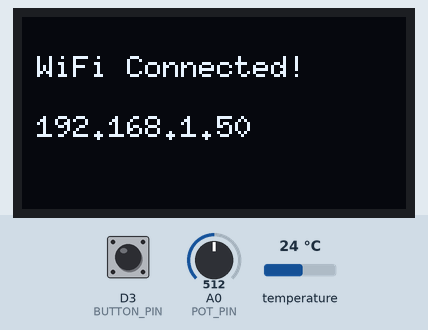
This program was run on a simulated ESP8266 (NodeMCU). On the bench: 128×64 one-colour display. The inputs (shaded band) are chosen by the test bench; at power-on: D3 (BUTTON_PIN) HIGH, A0 (POT_PIN) = 512, temperature 24 °C. WiFi joins after 1.5 s; servers stay silent unless stated; not simulated (calls return 0 or success): secrets.h; what the program prints to the serial monitor is not drawn.

Above: at 2.5 s.
5.8 s: D3 (BUTTON_PIN) pulled LOW for 0.15 s
At 6.4 s:
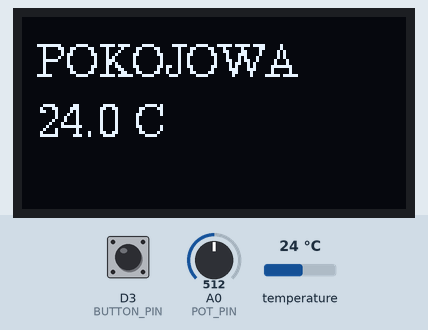
7.4 s: D3 (BUTTON_PIN) pulled LOW for 1 s
At 8.2 s:
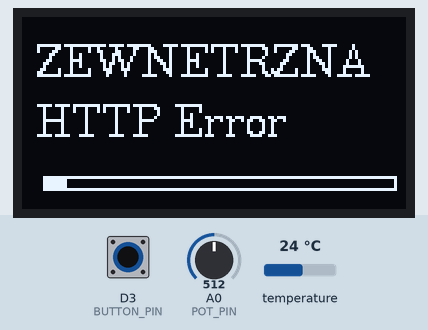
9.9 s: D3 (BUTTON_PIN) pulled LOW for 3.2 s
At 11.1 s:
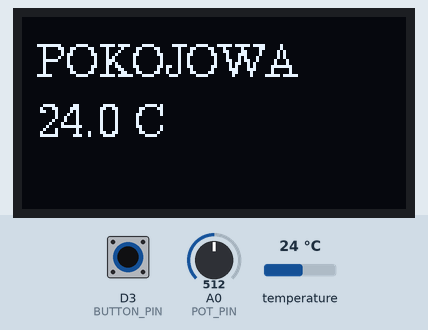
Timing chart, 0 to 12.9 s (numbered marks = the images above; inputs shaded):
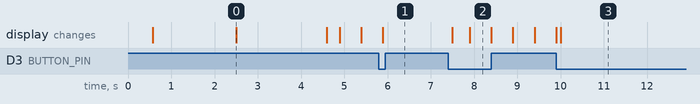

Measured:
- after the input at 5.8 s, the display: changes after 0.09 s (image 1)
- after the input at 7.4 s, the display: first changes after 0.09 s (image 2 shows a later state)
- after the input at 9.9 s, the display: first differs from a run without the input after 0.10 s (image 3)
- what the display in image 0 shows lasts 2.1 s, from 2.5 s to 4.6 s

The program:

main.cpp
```cpp
#include <Arduino.h>
#include <ESP8266WiFi.h>
#include <ESP8266HTTPClient.h>
#include <WiFiClientSecure.h>
#include <ArduinoJson.h>
#include <U8g2lib.h>
#include <Wire.h>
#include <OneWire.h>
#include <DallasTemperature.h>
#include "secrets.h"

const unsigned long REFRESH_INTERVAL      = 60000; // 60 seconds
const unsigned long RENDER_INTERVAL       = 100;   // 100ms UI update
const unsigned long SENSOR_READ_INTERVAL  = 60000;

const int BUTTON_PIN    = D3;     // GPIO0
const int POT_PIN       = A0;     // Analog Input
const int ONE_WIRE_BUS  = D4;

OneWire oneWire(ONE_WIRE_BUS);
DallasTemperature sensors(&oneWire);

int currentScreen       = 0;
const int TOTAL_SCREENS = 2; // Screen 0: Weather, Screen 1: BTC

const char* pythonDashboardUrl = "http://192.168.1.61:5000/api/reading";

// Button Debounce
unsigned long lastDebounceTime      = 0;
const unsigned long DEBOUNCE_DELAY  = 50;

int lastButtonState   = HIGH;
int buttonState       = HIGH;

unsigned long lastApiTime     = 0;
unsigned long lastRenderTime  = 0;
unsigned long lastSensorTime  = 0;

// --- State Variables ---
String temperatureDisplay = "Fetching...";
String weatherDisplay = "Fetching...";

float currentIndoorTemp = -127.0;
float currentOutdoorTemp = -999.0;
float currentDeltaT = 0.0;
float currentWind = 0.0;

// Explicit hardware I2C pins for NodeMCU: SDA = D2 (GPIO4), SCL = D1 (GPIO5)
U8G2_SSD1306_128X64_NONAME_F_HW_I2C u8g2(U8G2_R0, U8X8_PIN_NONE, SCL, SDA);

WiFiClient client;
HTTPClient http;

WiFiClientSecure sslClient;

void updateDeltaT() {
  if (currentIndoorTemp != -127.0 && currentOutdoorTemp != -999.0) {
    currentDeltaT = abs(currentIndoorTemp - currentOutdoorTemp);
  }
}

void showStatus(const char* line1, const char* line2 = "") {
  u8g2.clearBuffer();
  u8g2.setFont(u8g2_font_6x10_tf);
  u8g2.drawStr(5, 20, line1);
  u8g2.drawStr(5, 40, line2);
  u8g2.sendBuffer();
}

void fetchWeather() {
  digitalWrite(LED_BUILTIN, LOW);
  if (WiFi.status() != WL_CONNECTED) {
    digitalWrite(LED_BUILTIN, HIGH);
    return;
  }
  HTTPClient http;

  Serial.println("Fetching weather data...");

  if (http.begin(sslClient, apiURL)) {
    http.setTimeout(5000); // 5 sec timeout to avoid blocking execution

    int httpCode = http.GET();
    if (httpCode > 0) {
      String payload = http.getString();
      JsonDocument doc;
      DeserializationError error = deserializeJson(doc, payload);

      if (!error) {
        float temperature = doc["current"]["temperature_2m"] | currentOutdoorTemp;
        float wind = doc["current"]["wind_speed_10m"] | 0.0f;
        currentWind = wind;

        if (currentOutdoorTemp == -999.0 || abs(temperature - currentOutdoorTemp) < 10) {
          currentOutdoorTemp = temperature;
          updateDeltaT();
        } else {
          temperature = currentOutdoorTemp; // send last reading
        }

        const char* tempUnit = doc["hourly_units"]["temperature_2m"] | "°C";
        const char* windUnit = doc["hourly_units"]["wind_speed_10m"] | "km/h";


        weatherDisplay = String(temperature, 1) + tempUnit + "  " + String(wind, 0) + windUnit;
        Serial.println("Weather data: " + weatherDisplay);
      } else {
        Serial.print("JSON Parse Error: ");
        Serial.println(error.c_str());
        weatherDisplay = "JSON Error";
      }
    } else {
      Serial.printf("HTTP Error: %s\n", http.errorToString(httpCode).c_str());
      weatherDisplay = "HTTP Error";
    }

    http.end();
  } else {
    Serial.println("Unable to connect to HTTPS endpoint");
    weatherDisplay = "Conn Failed";
  }
  client.stop();
  digitalWrite(LED_BUILTIN, HIGH); // LED OFF
}


void sendTemperatureToServer() {
  if (WiFi.status() != WL_CONNECTED) {
    return;
  }

  if (currentIndoorTemp == -127.0 || currentOutdoorTemp == -999.0) {
    Serial.println("Skipping InfluxDB write: Invalid sensor or API reading");
    return;
  }

  WiFiClient client;
  HTTPClient http;

  if (http.begin(client, serverUrl)) {
    http.setTimeout(5000);
    http.addHeader("Content-Type", "text/plain; charset=utf-8");
    http.addHeader("Authorization", influxToken);
    http.addHeader("Connection", "close");

    String payload = "temperature_stats indoor=" + String(currentIndoorTemp, 2) +
                      ",outdoor=" + String(currentOutdoorTemp, 2) +
                      ",wind=" + String(currentWind, 2) +
                      ",delta_t=" + String(currentDeltaT, 2);

    int httpResponseCode = http.POST(payload);
    Serial.printf("Server reponse: %d\n", httpResponseCode);
    if (httpResponseCode == 204) {
      Serial.printf("Logged to InfluxDB: Indoor=%.1f, Outdoor=%.1f, DeltaT=%.1f, Wind=%.1f\n",
                    currentIndoorTemp, currentOutdoorTemp, currentDeltaT, currentWind);
    } else {
      Serial.printf("Error sending POST: %d\n", httpResponseCode);
    }
    http.end();
  }

  if (http.begin(client, pythonDashboardUrl)) {
  http.setTimeout(5000);
  http.addHeader("Content-Type", "application/json");

  String jsonPayload = "{\"indoor\":" + String(currentIndoorTemp, 2) +
                         ",\"outdoor\":" + String(currentOutdoorTemp, 2) +
                         ",\"wind\":" + String(currentWind, 2) +
                         ",\"delta_t\":" + String(currentDeltaT, 2) + "}";

  int httpResponseCode = http.POST(jsonPayload);
  Serial.printf("Server reponse: %d\n", httpResponseCode);
  if (httpResponseCode == 201) {
    Serial.printf("Logged to Python Dashboard: Indoor=%.1f, Outdoor=%.1f, DeltaT=%.1f, Wind=%.1f\n",
                  currentIndoorTemp, currentOutdoorTemp, currentDeltaT, currentWind);
  } else {
    Serial.printf("Error sending POST: %d\n", httpResponseCode);
  }
  http.end();
  }
}

void readTemperature() {
  sensors.requestTemperatures();
  float tempC = sensors.getTempCByIndex(0);

  if (tempC != DEVICE_DISCONNECTED_C) {
    currentIndoorTemp = tempC;
    temperatureDisplay = String(tempC, 1) + " °C";
    updateDeltaT();
    Serial.printf("DS18B20 Read: %.2f °C\n", tempC);
    // sendTemperatureToServer();
  } else {
    temperatureDisplay = "Disconnected";
    Serial.println("Error: DS18B20 disconnected!");
  }
}

void renderUI() {
  u8g2.clearBuffer();

  if (currentScreen == 0) {
    // Pogoda
    u8g2.setFont(u8g2_font_ncenR10_tf);
    u8g2.setCursor(5, 20);
    u8g2.print("ZEWNETRZNA");

    u8g2.setCursor(5, 40);
    u8g2.print(weatherDisplay.c_str());

    // 3. Full-Width Progress Bar
    unsigned long elapsed = millis() - lastApiTime;
    if (elapsed > REFRESH_INTERVAL) elapsed = REFRESH_INTERVAL;

    int barWidth  = 118;
    int barHeight = 5;
    int x = 7;
    int y = 53;

    int fillWidth = map(elapsed, 0, REFRESH_INTERVAL, 0, barWidth);

    u8g2.drawFrame(x, y, barWidth, barHeight);
    if (fillWidth > 2) {
      u8g2.drawBox(x + 1, y + 1, fillWidth - 2, barHeight - 2);
    }

  } else if (currentScreen == 1) {
    // Room Temperature
    u8g2.setCursor(5, 20);
    u8g2.print("POKOJOWA");
    u8g2.setCursor(5, 40);
    u8g2.print(temperatureDisplay);
  }

  u8g2.sendBuffer();
}

void handleButton()
{
  int reading = digitalRead(BUTTON_PIN);

  // Debounce logic
  if (reading != lastButtonState) {
    lastDebounceTime = millis();
  }

  if ((millis() - lastDebounceTime) > DEBOUNCE_DELAY) {
    if (reading != buttonState) {
      buttonState = reading;
      if (buttonState == LOW) {
        currentScreen = (currentScreen + 1) % TOTAL_SCREENS;
      }
    }
  }
  lastButtonState = reading;
}

void handleBrightness() {
  static float smoothedPot = 0;
  int rawPot = analogRead(POT_PIN);

  // Apply Exponential Moving Average filter (alpha = 0.1 for stability)
  smoothedPot = (smoothedPot * 0.9) + (rawPot * 0.1);

  // Define a deadzone threshold at the bottom end
  int finalPot = (int)smoothedPot;
  if (finalPot <= 10) {
    finalPot = 0; // Clamp noise to absolute zero
  }

  // Constrain upper bound and map to OLED contrast
  finalPot = constrain(finalPot, 0, 1023);
  uint8_t contrast = map(finalPot, 0, 1023, 0, 255);

  static uint8_t lastContrast = 255;
  if (contrast != lastContrast) {
    u8g2.setContrast(contrast);
    lastContrast = contrast;
  }
}

void setup() {
  Serial.begin(115200);
  delay(500);
  Serial.println("\n--- ESP8266 Booting ---");

  pinMode(LED_BUILTIN, OUTPUT);
  digitalWrite(LED_BUILTIN, HIGH); // Off
  pinMode(BUTTON_PIN, INPUT_PULLUP);

  sensors.begin();

  sslClient.setInsecure();
  sslClient.setBufferSizes(2048, 512);

  // Initialize Wire explicitly with NodeMCU pins
  Wire.begin(D2, D1);
  Wire.setClock(400000); // Set 400kHz Fast I2C speed

  u8g2.begin();
  u8g2.enableUTF8Print();

  showStatus("Connecting WiFi...", ssid);

  WiFi.mode(WIFI_STA);
  WiFi.setSleepMode(WIFI_NONE_SLEEP); // Prevents Wi-Fi radio from dropping into sleep mode
  WiFi.setAutoReconnect(true);
  WiFi.begin(ssid, password);
  digitalWrite(LED_BUILTIN, LOW); // On while connecting

  int attempts = 0;
  while (WiFi.status() != WL_CONNECTED && attempts < 30) {
    delay(500);
    Serial.print(".");
    attempts++;
  }

  if (WiFi.status() == WL_CONNECTED) {
    Serial.println("\nWiFi Connected!");

    for (int i = 0; i < 2; i++) {
      digitalWrite(LED_BUILTIN, LOW);
      delay(100);
      digitalWrite(LED_BUILTIN, HIGH);
      delay(100);
    }

    showStatus("WiFi Connected!", WiFi.localIP().toString().c_str());
    delay(1000);

    lastApiTime = millis();
    readTemperature();
    fetchWeather();
    delay(100);
    sendTemperatureToServer();
  } else {
    digitalWrite(LED_BUILTIN, HIGH);
    Serial.println("\nWiFi Failed!");
    showStatus("WiFi Connection", "Failed!");
  }
}

void loop() {
  unsigned long currentMillis = millis();
  handleButton();

  if (currentMillis - lastApiTime >= REFRESH_INTERVAL) {
    lastApiTime = currentMillis;
    Serial.println("-------");
    readTemperature();
    fetchWeather();
    sendTemperatureToServer();
  }

  // Task 1: Render Display (Prioritized for UI smoothness)
  if (currentMillis - lastRenderTime >= RENDER_INTERVAL) {
    lastRenderTime = currentMillis;
    renderUI();
    handleBrightness();
  }

  yield();
}
```
